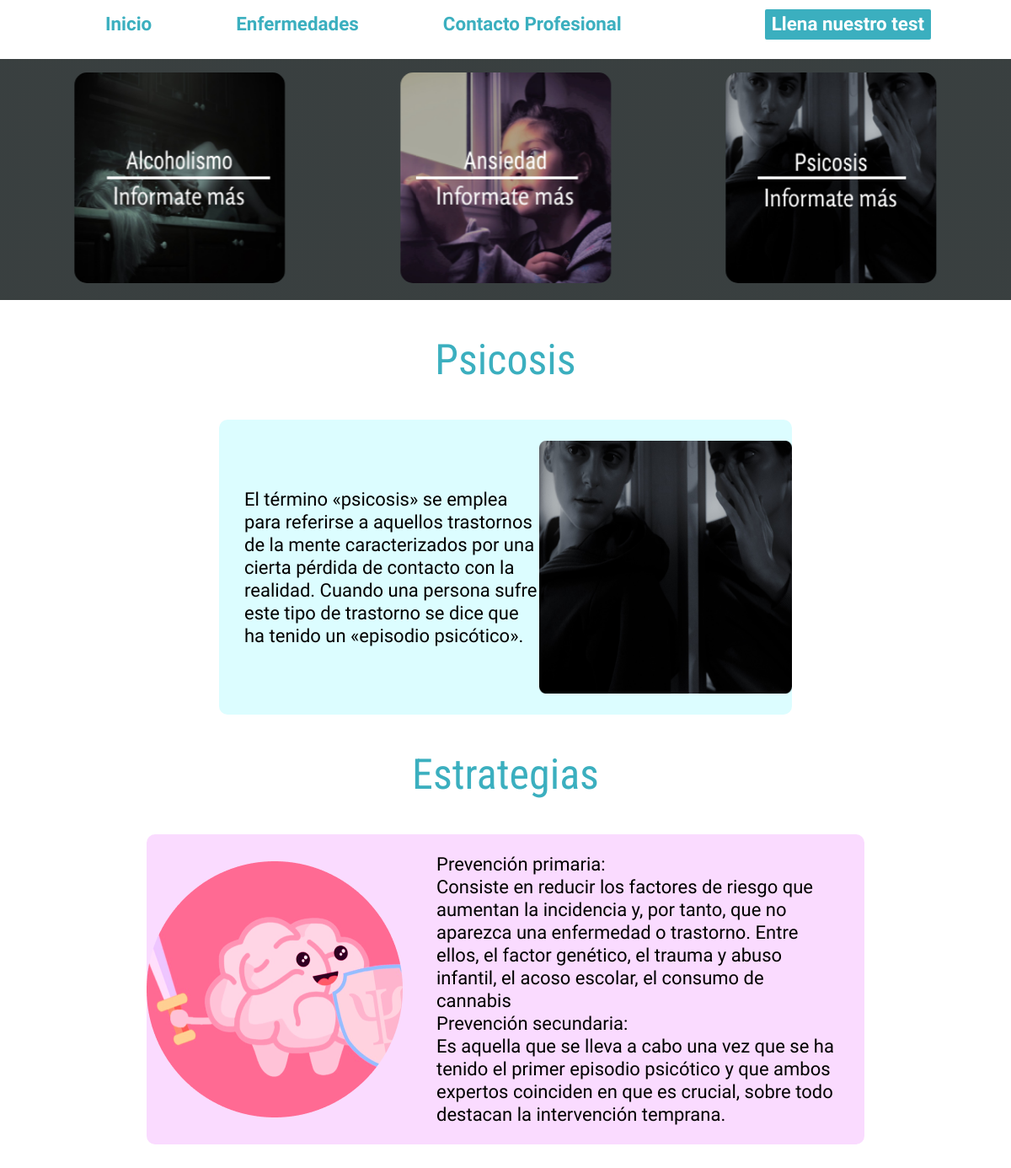
Screenshot of /enfermedades/4 with the database file from the repository.
### enfermedades/models.py (models this page shows)
class Enfermedad(models.Model):
	nombreE = models.CharField(max_length=200)
	imagenEF = models.ImageField(upload_to='img/enfermedades')
	descripcionE = models.TextField()
	estrategia = models.TextField()
	imagenET = models.ImageField(upload_to='img/enfermedades')
	class Meta:
		verbose_name_plural = "Enfermedades"

### enfermedades/views.py (the view)
# urls.py: path('<int:pk>', views.EnfermedadDetailView.as_view(), name="enfermedad"),
class EnfermedadDetailView(DetailView):
    template_name = "enfermedades.html"
    model = Enfermedad
    def get_context_data(self, **kwargs):
        context = super(EnfermedadDetailView,self).get_context_data(**kwargs)
        context['enfermedades_lista'] = Enfermedad.objects.all()
        return context

### enfermedades/templates/enfermedades.html (shortened to what this page needs)
{% extends 'index.html' %}
{% load static %}
{% block content %}
<section class="bloque-carrusel">
    <div class="images glide">
        <div class="glide__track" data-glide-el="track">
            <ul class="glide__slides">
                {% for enfermedad in enfermedades_lista %}
                <li class="glide__slide">
                        <a href="{% url 'enfermedad' enfermedad.id %}" ><img src="{{enfermedad.imagenET.url}}" alt=""></a>
                </li>
                {% endfor %}
            </ul>
        </div>
    </div>
</section>
<section class="enfermedad">
    <h2>{{ object.nombreE }}</h2>
    <div class="descripcion">
        <p> {{ object.descripcionE }} </p>
    <img src="{{object.imagenEF.url}}">
    </div>
    <h2>Estrategias</h2>
    <div class="estrategias">
    <img src="{% static 'img/cerebro.png' %}">
        <ul>
            {{ object.estrategia|linebreaksbr}}
        </ul>
    </div>
</section>
{% endblock content %}

### static/css/estilos.css (style rules this page uses)
html { scroll-behavior: smooth; }
body { overflow-x:hidden; }
.glide { max-width: 90%; display: flex; justify-content: center; align-items: center; }
.glide__slide { opacity: 1; transition: .1s linear; display: flex; flex-direction: column; justify-content: center; align-items: center; }
.glide__slide--active { opacity: 1; filter: none; }
.glide__slides { overflow: visible; }

### static/css/enfermedades.css (style rules this page uses)
.bloque-carrusel { margin: 0; margin-top: 70px; padding: 0; display: flex; flex-direction: column; align-items: center; justify-content: center; min-height: 30vh; background: linear-gradient(0deg, rgba(220, 253, 255, 0.22), rgba(220, 253, 255, 0.22)), #0B0A0A; }
.glide { max-width: 100%; display: flex; justify-content: center; align-items: center; }
.glide__slide img { width: 250px; height: 250px; border-radius: 15px; }
.glide__slide { opacity: 1; transition: .1s linear; display: flex; flex-direction: column; justify-content: center; align-items: center; }
.glide__slide--active { opacity: 1; filter: none; }
.glide__slides { overflow: visible; }
.enfermedad { display: flex; flex-direction: column; align-items: center; justify-content: center; margin-bottom: 50px; }
.enfermedad h2 { font-family: 'Roboto Condensed'; font-style: normal; font-weight: normal; font-size: 50px; line-height: 59px; text-align: justify; color: #3BAFBF; }
.enfermedad p { font-family: 'Rosario'; font-style: normal; font-weight: 300; font-size: 22px; line-height: 27px; width: 350px; }
.enfermedad ul { width: 478px; font-family: 'Rosario'; font-style: normal; font-weight: 300; font-size: 22px; line-height: 27px; }
.descripcion { display: flex; flex-direction: row; align-items: center; justify-content: center; background-color: rgba(136, 248, 255, 0.29); border-radius: 10px; padding-left: 30px; height: 350px; }
.descripcion img { width: 300px; height: 300px; }
.estrategias { display: flex; flex-direction: row; align-items: center; justify-content: center; background-color: rgba(237, 130, 255, 0.29); border-radius: 10px; padding-right: 30px; }

### static/css/consejos.css (style rules this page uses)
h1,h2 { color: #3BAFBF; font-family: 'ABeeZee', sans-serif; text-align: center; font-size: 2.8rem; }

### static/css/formulario.css (style rules this page uses)
h1,h2 { color: #3BAFBF; font-family: 'ABeeZee', sans-serif; text-align: center; font-size: 3rem; }

### static/css/mapa.css (style rules this page uses)
:root { --colorPrimario:#3BAFBF; --fontTitle:'ABeeZee', sans-serif; --fontText: 'Rosario', sans-serif; }

### rows the page displays
Enfermedad: imagenET (picture)
Enfermedad: imagenET (picture)
Enfermedad: imagenET (picture), nombreE "Psicosis", descripcionE "El término «psicosis» se emplea para referirse a aquellos trastornos de la mente caracterizados por una cierta pérdida de contacto con la realidad. Cuando una persona sufre este tipo de trastorno se dice que ha tenido un «episodio psicótico».", imagenEF (picture), estrategia "Prevención primaria: Consiste en reducir los factores de riesgo que aumentan la incidencia y, por tanto, que no aparezca una enfermedad o trastorno. Entre ellos, el factor genético, el trauma y abuso infantil, el acoso escolar, el consumo de cannabis Prevención secundaria: Es aquella que se lleva a cabo una vez que se ha tenido el primer episodio psicótico y que ambos expertos coinciden en que es crucial, sobre todo destacan la intervención temprana."
